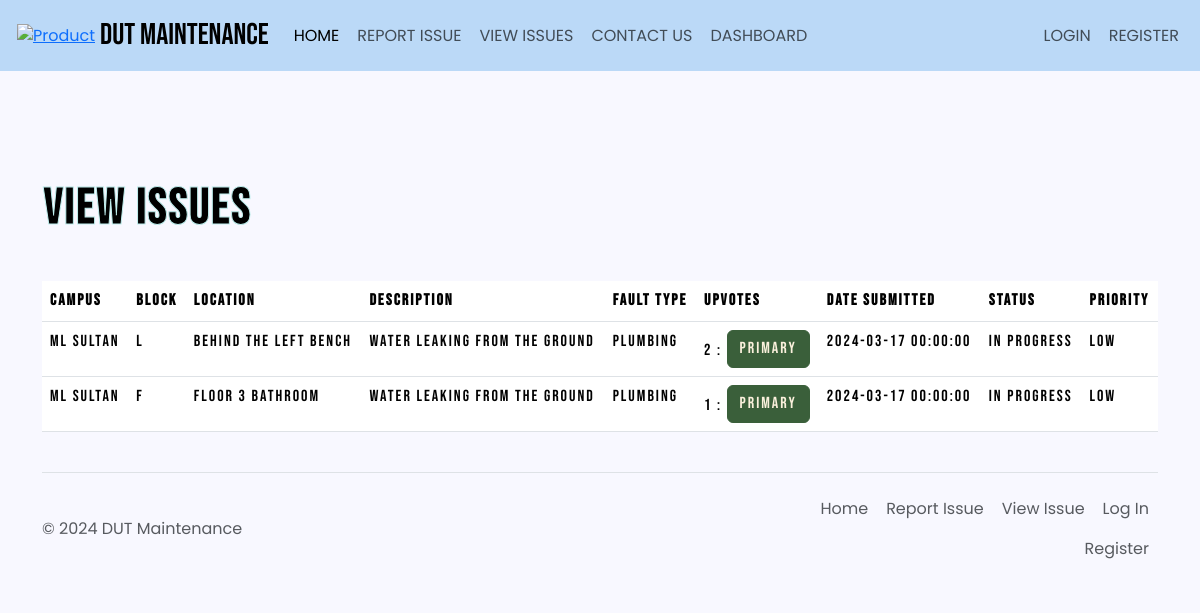
The app's page /viewIssue, older data.
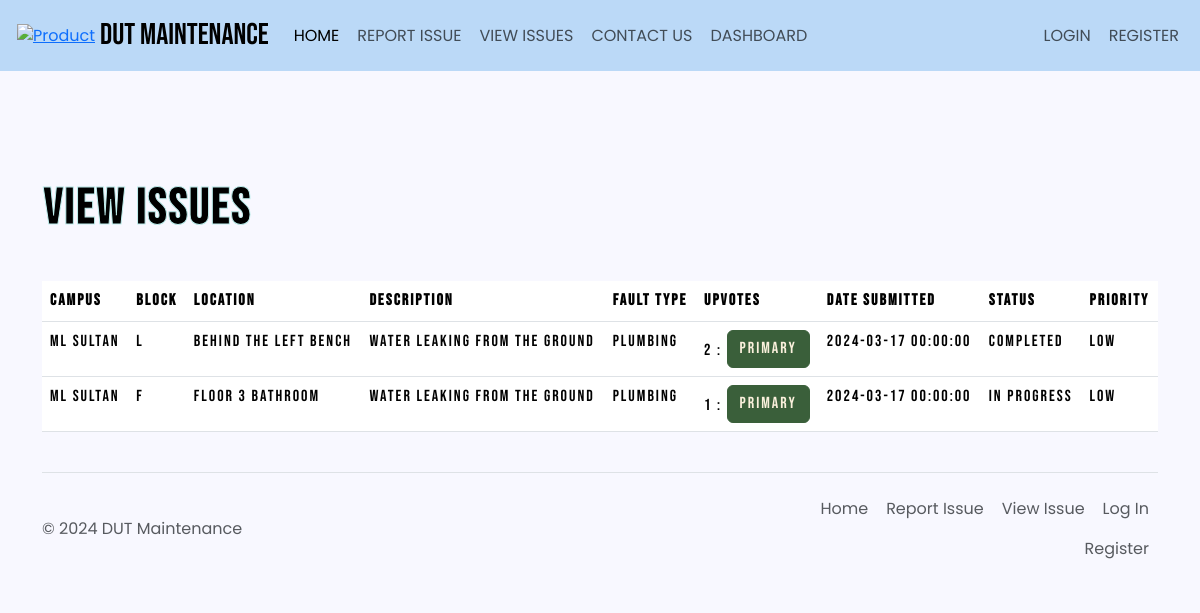
The same page, newer data.
### main.py (models this page shows)
class Campus(db.Model):
    Campus_ID = db.Column(db.Integer, primary_key=True)
    Campus_location = db.Column(db.String(100), nullable=False)
    Campus_name = db.Column(db.String(100), nullable=False)
    Blocks = db.Column(db.JSON, nullable=False, default=[])  # Storing block information in JSON format
    Campus_map_url = db.Column(db.String(200))
    faults = db.relationship('Fault', backref='campus')

class Fault(db.Model):
    Fault_ID = db.Column(db.Integer, primary_key=True)
    Campus_ID = db.Column(db.Integer, db.ForeignKey('campus.Campus_ID'), nullable=False)
    Block = db.Column(db.String(50), nullable=False)  # Storing the block as a string
    Location = db.Column(db.String(100))
    Description = db.Column(db.Text, nullable=False)
    Fault_Type = db.Column(db.String(50), nullable=False)
    Date_submitted = db.Column(db.DateTime, nullable=False, default=datetime.now(timezone.utc).date)
    Upvotes = db.Column(db.JSON, nullable=False, default=[])  # Using JSON type for Upvotes
    Status = db.Column(db.String(50), nullable=False, default='In Progress')
    Technician_ID = db.Column(db.Integer, db.ForeignKey('technician.Technician_ID'), nullable=True)
    fault_log = db.Column(db.String(100), nullable=True)
    Date_completed = db.Column(db.DateTime, nullable=True)

### main.py (the view)
@app.route('/viewIssue', methods=['GET'])
def display_issue():
    issues = db.session.execute(db.select(Fault)).scalars()
    def get_upvotes_length(obj):
        return len(obj.Upvotes)
    sorted_list = sorted(issues, key=get_upvotes_length, reverse=True)
    for i in range(0, len(sorted_list)):
        sorted_list[i].Priority = calculate_priority(upvotes=sorted_list[i].Upvotes,
                                                     issue_date=sorted_list[i].Date_submitted)
    campus_names = {x.Campus_ID: x.Campus_name for x in get_campus_info()}
    return render_template('view_issue.html', faults=sorted_list, campus_names=campus_names)

### main.py (called while the page is built)
def calculate_priority(upvotes, issue_date):
    issue_date = datetime.strptime(str(issue_date), "%Y-%m-%d %H:%M:%S")
    current_date = datetime.now(timezone.utc)
    days_difference = (current_date.date() - issue_date.date()).days
    priority_score = 0
    if days_difference < 5:
        priority_score += 1
    elif days_difference < 10:
        priority_score += 2
    else:
        priority_score += 3
    if len(upvotes) > 10:
        priority_score += 3
    elif len(upvotes) > 5:
        priority_score += 2
    if priority_score <= 2:
        priority = 'low'
    elif priority_score <= 4:
        priority = 'medium'
    else:
        priority = 'high'
    return priority

def get_campus_info():
    campus = db.session.execute(db.select(Campus)).scalars()
    return campus

### templates/view_issue.html (shortened to what this page needs)
{% extends "base.html" %}
{% from 'bootstrap5/form.html' import render_form %}
{% block head %}
    {{ super() }}
    <link rel="stylesheet" href="style.css">
{% endblock %}
{% block content %}
<div class="container">
    <div class="row">
        <div class="col-md-12 serif-heading" style="padding-top: 60px;">
                   <svg xmlns="http://www.w3.org/2000/svg" version="1.1">
    <text x="35%" y="50%" class="text" stroke="#C0F0EF" letter-spacing="2px" font-size="50px" font-weight="700" stroke-width="1" style="animation: textAnimate 5s infinite alternate; text-anchor: middle; dominant-baseline: middle;">
        VIEW ISSUES
    </text>
</svg>
            <table class="table">
                <thead>
                    <tr>
                        <th>Campus</th>
                        <th>Block</th>
                        <th>Location</th>
                        <th>Description</th>
                        <th>Fault Type</th>
                        <th>Upvotes</th>
                        <th>Date submitted</th>
                        <th>Status</th>
                        <th>Priority</th>
                    </tr>
                </thead>
                <tbody>
                    {% for fault in faults %}
                    <tr>
                        <td>{{ campus_names[fault.Campus_ID] }}</td>
                        <td>{{ fault.Block }}</td>
                        <td>{{ fault.Location }}</td>
                        <td>{{ fault.Description }}</td>
                        <td>{{ fault.Fault_Type }}</td>
                        <td>{{ fault.Upvotes | length }} : <a class="btn btn-primary" href="{{ url_for('upvote_issue',fault_id=fault.Fault_ID) }}">Primary</a></td>
                        <td>{{ fault.Date_submitted }}</td>
                        <td>{{ fault.Status }}</td>
                        <td>{{ fault.Priority }}</td>
                    </tr>
                    {% endfor %}
                </tbody>
            </table>
            </div>
    </div>
  </div>
{% endblock %}

### templates/base.html (shortened to what this page needs)
<!DOCTYPE html>
<html lang="en">
<head>
    {% block head %}
    <link href="https://cdn.jsdelivr.net/npm/bootstrap@5.3.3/dist/css/bootstrap.min.css" rel="stylesheet">
    <link rel="stylesheet" href="{{ url_for('static', filename='style.css') }}">
    {% endblock %}
</head>
<body>
    <div id="content">
        <nav class="navbar navbar-expand-lg custom-navbar">
    <div class="container-fluid">
        <a class="py-2" href="#" aria-label="Product">
            <img src="https://dut-cdn2.azureedge.net/wp-content/uploads/2014/12/dut.png" alt="Product" width="40" height="40" style="padding: 5px;">
        </a>
        <a class="navbar-brand" href="{{ url_for('display_home') }}">DUT MAINTENANCE</a>
        <div class="collapse navbar-collapse" id="navbarSupportedContent">
            <ul class="navbar-nav me-auto mb-2 mb-lg-0">
                <li class="nav-item">
                    <a class="nav-link active" aria-current="page" href="{{ url_for('display_home') }}">HOME</a>
                </li>
                <li class="nav-item">
                    <a class="nav-link" href="{{ url_for('display_add_issue') }}">REPORT ISSUE</a>
                </li>
                <li class="nav-item">
                    <a class="nav-link" href="{{ url_for('display_issue') }}" aria-current="page">VIEW ISSUES</a>
                </li>
                <li class="nav-item">
                    <a class="nav-link" href="#">CONTACT US</a>
                </li>
                <li class="nav-item">
                    {% if current_user.Role_ID == 1: %}
                    <a class="nav-link" href="{{ url_for('display_admin_dashboard') }}">DASHBOARD</a>
                    {% elif current_user.Role_ID == 3: %}
                    <a class="nav-link" href="{{ url_for('display_technician_dashboard') }}">DASHBOARD</a>
                    {% else: %}
                    <a class="nav-link" href="{{ url_for('display_student_dashboard') }}">DASHBOARD</a>
                    {% endif %}
                </li>
            </ul>
            {% if not current_user.is_active: %}
            <ul class="navbar-nav">
                <li class="nav-item">
                    <a class="nav-link" href="{{ url_for('display_login',user=1) }}">LOGIN</a>
                </li>
                <li class="nav-item">
                    <a class="nav-link" href="{{ url_for('display_registration') }}">REGISTER</a>
                </li>
            </ul>
            {% else: %}
            <ul class="navbar-nav">
                <li class="nav-item">
                    <a class="nav-link" href="{{ url_for('logout') }}">LOG OUT</a>
                </li>
            </ul>
            {% endif %}
        </div>
    </div>
</nav>
        {% block content %}
        {% endblock %}
    </div>
    <div id="footer">
        <div class="container">
  <footer class="d-flex flex-wrap justify-content-between align-items-center py-3 my-4 border-top">
    <p class="col-md-4 mb-0 text-body-secondary">© 2024 DUT Maintenance</p>
    <a href="/" class="col-md-4 d-flex align-items-center justify-content-center mb-3 mb-md-0 me-md-auto link-body-emphasis text-decoration-none">
      <svg class="bi me-2" width="40" height="32"><use xlink:href="#bootstrap"></use></svg>
    </a>
    <ul class="nav col-md-4 justify-content-end">
      <li class="nav-item"><a href="#" class="nav-link px-2 text-body-secondary">Home</a></li>
      <li class="nav-item"><a href="#" class="nav-link px-2 text-body-secondary">Report Issue</a></li>
      <li class="nav-item"><a href="#" class="nav-link px-2 text-body-secondary">View Issue</a></li>
      <li class="nav-item"><a href="#" class="nav-link px-2 text-body-secondary">Log In</a></li>
      <li class="nav-item"><a href="#" class="nav-link px-2 text-body-secondary">Register</a></li>
    </ul>
  </footer>
</div>
    </div>
</body>
</html>

### static/style.css (style rules this page uses)
.custom-navbar { background-color: #bbd9f7; }
.navbar-brand { font-family: "Bebas Neue", Arial, sans-serif; font-size: 30px; }
body { background-color: #f8f8ff; color: black; font-family: "Poppins", sans-serif; }
.nav-item { display: block; color: #800000; border-right: 1px solid transparent; border-left: 1px solid transparent; }
.navbar-nav .nav-item .nav-link { transition: background-color 0.3s; }
.btn-primary { background-color: #3a5f3a; border-color: #3a5f3a; color: #FAF0DC; font-family: "Bebas Neue", Arial, sans-serif; letter-spacing: 2px; }
.serif-heading { font-family: "Bebas Neue", Arial, sans-serif; letter-spacing: 2px; }
.text { font-family: "Bebas Neue", Arial, sans-serif; }

Row changes from the older to the newer data that the page shows:
changed Fault "Behind the left bench": Status "In Progress" → "Completed"
